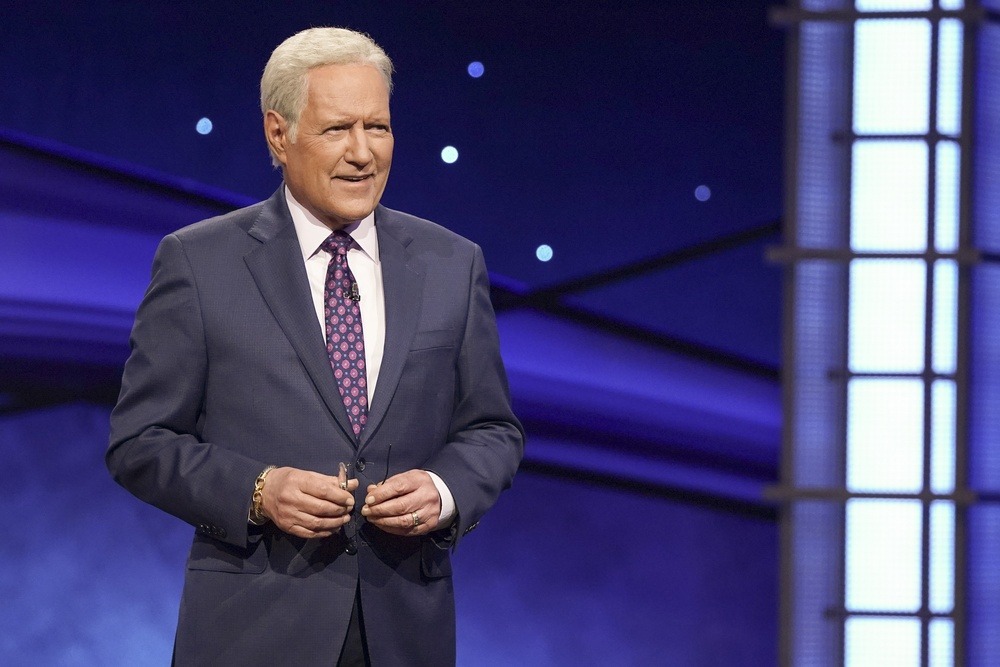
#> input picture Faces/Alex Trebek/200716-alex-trebek-jm-0925.jpg, 1000 x 667 px, shrunk from 2500 x 1667 before the run; its folder holds only this picture in this run
$ python faces_train.py
#> lines starting #> are read from the running program, lines starting #| are printed output that depends on the picture
import os
import cv2 as cv
import numpy as np

people = ['Alex Trebek', 'Doc Rivers']

DIR=r'Faces'

haar_cascade = cv.CascadeClassifier(r'haar_face.xml')
features = []
labels = []

def create_train():
    for person in people:
        path = os.path.join(DIR, person)
        label = people.index(person)

        for img in os.listdir(path):
            img_path = os.path.join(path,img)

            img_array = cv.imread(img_path)
#> img_array is the input picture: shape (667, 1000, 3); mean B, G, R 112.3, 66.3, 70
            if img_array is None:
                continue

            gray = cv.cvtColor(img_array, cv.COLOR_BGR2GRAY)
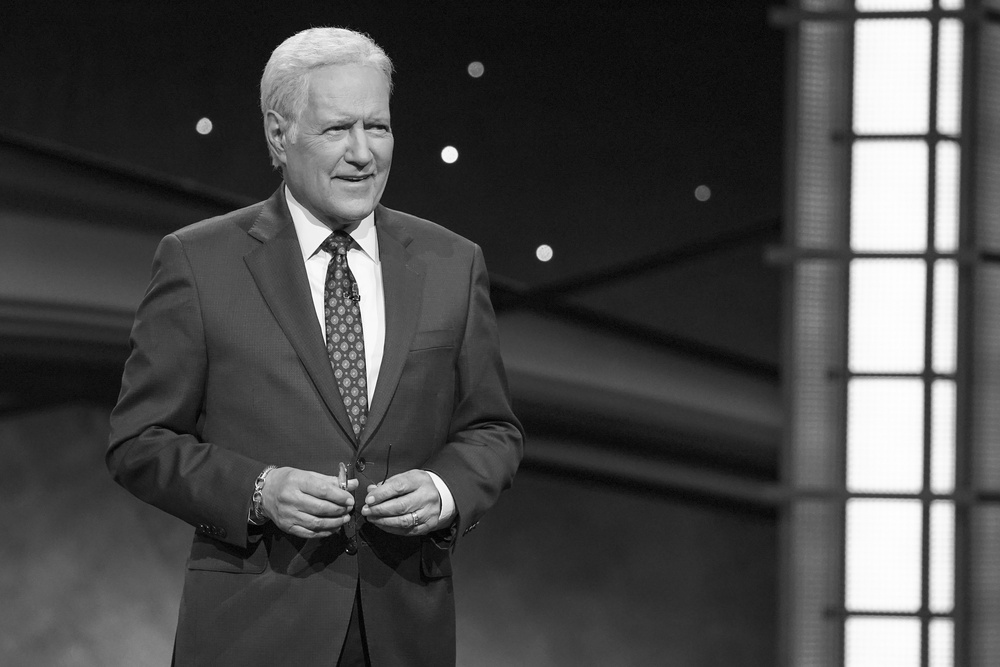
#> gray: shape (667, 1000); min 1, max 255, mean 72.6

            faces_rect = haar_cascade.detectMultiScale(gray, scaleFactor=1.1, minNeighbors=28)
#> faces_rect = [[296, 81, 121, 121]]
            for (x,y,w,h) in faces_rect:
                faces_roi = gray[y:y+h, x:x+w]
                features.append(faces_roi)
                print(label)
                labels.append(label)
#> this loop made 1 pass
#| 0
#> pass 1, in create_train, `faces_roi = gray[y:y+h, x:x+w]`:
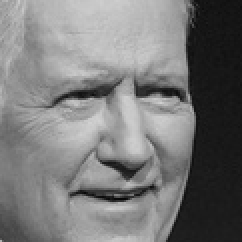
#> faces_roi: shape (121, 121) (shown 2 times larger); min 6, max 209, mean 120.7
#> after the loop, features = 1 item; labels = [0]
#> pass 2 of the loop in create_train, `for person in people:`:
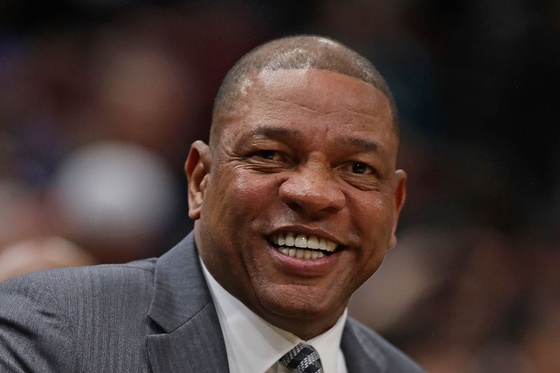
#> input picture Faces/Doc Rivers/1194586688.jpg, 560 x 373 px, shrunk from 1400 x 933 before the run
#> in create_train, img_array is the input picture: shape (373, 560, 3); mean B, G, R 54.5, 57.9, 73.9
#> in create_train, `gray = cv.cvtColor(img_array, cv.COLOR_BGR2GRAY)`:
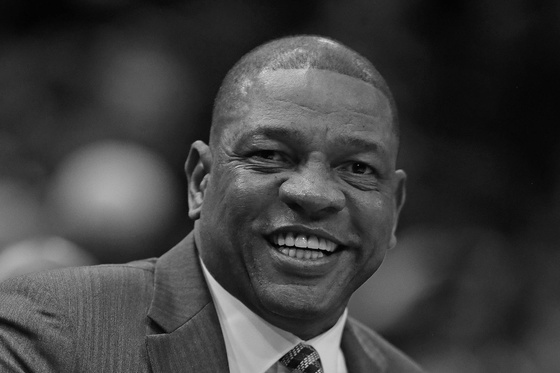
#> gray: shape (373, 560); min 0, max 241, mean 62.3
#> faces_rect = [[194, 67, 233, 233]]
#> the loop in create_train, `for (x,y,w,h) in faces_rect:` made 1 pass
#> (printed output is left out)
#> pass 1, in create_train, `faces_roi = gray[y:y+h, x:x+w]`:
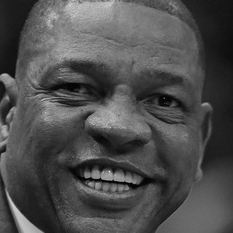
#> faces_roi: shape (233, 233); min 0, max 241, mean 77.7
#> after the loop in create_train, `for (x,y,w,h) in faces_rect:`: features = 2 items; labels = [0, 1]

create_train()
print('Training done --------------------------')

features = np.array(features, dtype='object')
labels = np.array(labels)

face_recognizer = cv.face.LBPHFaceRecognizer_create()

# Train the Recognizer on the features list and the labels list
face_recognizer.train(features,labels)

face_recognizer.save('face_trained.yml')
np.save('features.npy', features)
np.save('labels.npy', labels)
